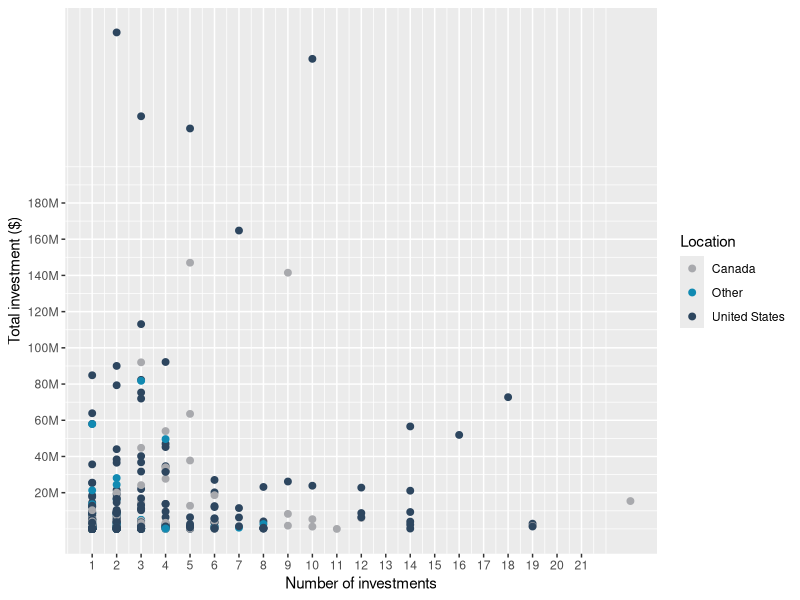
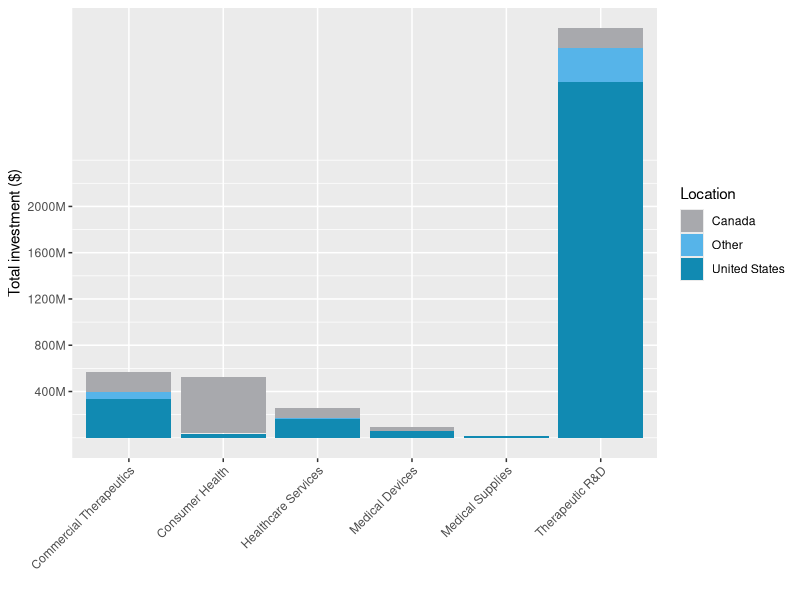

Source code (R) for these figures, in order: (Note: this script raises an error after producing the figures.)
## ---- chunk 1
library(tidyverse)
## ---- chunk 2
names <- read.csv("healthcare-investors-names.csv", header = TRUE)
country <- read.csv("healthcare-investors-country.csv", header = TRUE)
value <- read.csv("healthcare-investors-value.csv", header = TRUE)
os <- read.csv("healthcare-investors-os.csv", header = TRUE)

## ---- chunk 3
df <- data.frame()

for (ticker in names(names)){
  
  if (names[,ticker][1] == "#N/A"){
    next()
  }
  
  investors <- as.character(names[,ticker][names[,ticker] != ""])
  tick <- rep(ticker, length(investors))
  loc <- as.character(country[,ticker][country[,ticker] != ""])
  val <- value[,ticker][!is.na(value[,ticker])]
  out <- os[,ticker][!is.na(os[,ticker])]
  
  t <- cbind(tick, investors, loc, val, out)
  
  df <- rbind(df,t)
}

df$tick <- as.character(df$tick)
df$tick[df$tick == "ï..ABUS.US"] <- "ABUS.US"
df$tick <- sub("[.]", "-", df$tick)


df$val <- as.numeric(as.character(df$val))
df$out <- as.numeric(as.character(df$out))

rm(country)
rm(names)
rm(os)
rm(value)
rm(t)
rm(investors)
rm(tick)
rm(loc)
rm(val)
rm(out)
rm(ticker)

## ---- chunk 4
cats <- read.csv(file = "catagories2.csv", header = FALSE, stringsAsFactors = FALSE)
cats$V1[1] <- "ACST-CA"

cats <- unique(cats)

df <- cbind(df, cats$V2[match(unlist(df$tick), cats$V1)])

names(df) <- c("tick", "investors", "loc", "val", "out", "cat") 

rm(cats)
## ---- chunk 5
ret <- read.csv(file = "price-performance.csv", header = FALSE, stringsAsFactors = FALSE)
ret$V1[1] <- "ACST-CA"
ret$V2 <- as.numeric(ret$V2)

df <- cbind(df, ret$V2[match(unlist(df$tick), ret$V1)])

names(df) <- c("tick", "investors", "loc", "val", "out", "cat", "ret") 

rm(ret)
## ---- chunk 6
df.company <- df %>% group_by(tick, cat, ret) %>% summarise(count = n(), total = sum(val))
## ---- chunk 7
df.company$total[df.company$tick == "BHC-US"]
sum(df.company$total[df.company$tick != "BHC-US"])

## ---- chunk 8
df <- df[df$tick != "BHC-US",]
## ---- chunk 9
df.company <- df %>% group_by(tick, cat) %>% summarise(count = n(), total = sum(val))

mean(df.company$count)
median(df.company$count)

mean(df.company$total)
median(df.company$total)

## ---- chunk 10
df.investor <- df %>% group_by(investors, loc) %>% summarise(count = n(), total = sum(val), w.mean_return = weighted.mean(ret, val))
## ---- chunk 11
summary(df.investor)
length(unique(df.investor$investors))
unique(df.investor$loc)

sum(df.investor$total)

## ---- chunk 12
sum(df.investor$total[df.investor$loc == "United States"])
mean(df.investor$total[df.investor$loc == "United States"])
median(df.investor$total[df.investor$loc == "United States"])

median(df.investor$count[df.investor$loc == "United States"])
mean(df.investor$count[df.investor$loc == "United States"])

sum(df.investor$total[df.investor$loc == "Canada"])
mean(df.investor$total[df.investor$loc == "Canada"])
median(df.investor$total[df.investor$loc == "Canada"])

median(df.investor$count[df.investor$loc == "Canada"])
mean(df.investor$count[df.investor$loc == "Canada"])

sum(df.investor$total[df.investor$loc == "United Kingdom"])
mean(df.investor$total[df.investor$loc == "United Kingdom"])
median(df.investor$total[df.investor$loc == "United Kingdom"])

median(df.investor$count[df.investor$loc == "United Kingdom"])
mean(df.investor$count[df.investor$loc == "United Kingdom"])

sum(df.investor$total[df.investor$loc == "Switzerland"])
mean(df.investor$total[df.investor$loc == "Switzerland"])
median(df.investor$total[df.investor$loc == "Switzerland"])

median(df.investor$count[df.investor$loc == "Switzerland"])
mean(df.investor$count[df.investor$loc == "Switzerland"])

sum(df.investor$total[df.investor$loc == "Israel"])
mean(df.investor$total[df.investor$loc == "Israel"])
median(df.investor$total[df.investor$loc == "Israel"])

median(df.investor$count[df.investor$loc == "Israel"])
mean(df.investor$count[df.investor$loc == "Israel"])


sum(df.investor$total[!(df.investor$loc == "United States" | df.investor$loc == "Canada")])
mean(df.investor$total[!(df.investor$loc == "United States" | df.investor$loc == "Canada")])
median(df.investor$total[!(df.investor$loc == "United States" | df.investor$loc == "Canada")])

## ---- chunk 13
df.investor$loc <- as.character(df.investor$loc) 

df.investor$loc[!(df.investor$loc == "United States" | df.investor$loc == "Canada")] <- "Other"

ylab = c(20, 40, 60, 80, 100, 120, 140, 160, 180)

png(file = "total-investments-v-number.png", width = 6, height = 3, units = 'in', res = 300)
ggplot(df.investor) +
  geom_point(aes(x = count, y = total, colour = loc), size = 2) +
  scale_y_continuous(labels = paste0(ylab, "M"), breaks = 10^6 * ylab) +
  scale_x_continuous(breaks = c(1:21)) +
  labs(y = "Total investment ($)", x = "Number of investments", colour = "Location") +
  #scale_color_manual(values=c("#CCCCCC", "#A8A9AD", "#56B4E9", "#118AB2", "#2d465f", "#191919"))
  scale_color_manual(values=c("#A8A9AD", "#118AB2", "#2d465f", "#191919"))
dev.off()

## ---- chunk 14
df.catagory <- df %>% group_by(cat, loc) %>% summarise(count = n(), total = sum(val))

sum(df$val[(df$loc == "Canada" & df$cat == "Commercial Therapeutics")])
sum(df$val[(df$loc == "Canada" & df$cat == "Commercial Therapeutics")]) / sum(df$val[(df$loc == "Canada")])

sum(df$val[(df$loc == "Canada" & df$cat == "Consumer Health")])
sum(df$val[(df$loc == "Canada" & df$cat == "Consumer Health")]) / sum(df$val[(df$loc == "Canada")])

sum(df$val[(df$loc == "Canada" & df$cat == "Healthcare Services")])
sum(df$val[(df$loc == "Canada" & df$cat == "Healthcare Services")]) / sum(df$val[(df$loc == "Canada")])

sum(df$val[(df$loc == "Canada" & df$cat == "Medical Devices")])
sum(df$val[(df$loc == "Canada" & df$cat == "Medical Devices")]) / sum(df$val[(df$loc == "Canada")])

sum(df$val[(df$loc == "Canada" & df$cat == "Medical Supplies")])
sum(df$val[(df$loc == "Canada" & df$cat == "Medical Supplies")]) / sum(df$val[(df$loc == "Canada")])

sum(df$val[(df$loc == "Canada" & df$cat == "Therapeutic R&D")])
sum(df$val[(df$loc == "Canada" & df$cat == "Therapeutic R&D")]) / sum(df$val[(df$loc == "Canada")])

sum(df$val[(df$loc == "United States" & df$cat == "Commercial Therapeutics")])
sum(df$val[(df$loc == "United States" & df$cat == "Commercial Therapeutics")]) / sum(df$val[(df$loc == "United States")])

sum(df$val[(df$loc == "United States" & df$cat == "Consumer Health")])
sum(df$val[(df$loc == "United States" & df$cat == "Consumer Health")]) / sum(df$val[(df$loc == "United States")])

sum(df$val[(df$loc == "United States" & df$cat == "Healthcare Services")])
sum(df$val[(df$loc == "United States" & df$cat == "Healthcare Services")]) / sum(df$val[(df$loc == "United States")])

sum(df$val[(df$loc == "United States" & df$cat == "Medical Devices")])
sum(df$val[(df$loc == "United States" & df$cat == "Medical Devices")]) / sum(df$val[(df$loc == "United States")])

sum(df$val[(df$loc == "United States" & df$cat == "Medical Supplies")])
sum(df$val[(df$loc == "United States" & df$cat == "Medical Supplies")]) / sum(df$val[(df$loc == "United States")])

sum(df$val[(df$loc == "United States" & df$cat == "Therapeutic R&D")])
sum(df$val[(df$loc == "United States" & df$cat == "Therapeutic R&D")]) / sum(df$val[(df$loc == "United States")])

sum(df$val[df$cat == "Commercial Therapeutics"])
sum(df$val[df$cat == "Commercial Therapeutics"]) / sum(df$val)

sum(df$val[df$cat == "Consumer Health"])
sum(df$val[df$cat == "Consumer Health"]) / sum(df$val)

sum(df$val[df$cat == "Healthcare Services"])
sum(df$val[df$cat == "Healthcare Services"]) / sum(df$val)

sum(df$val[df$cat == "Medical Devices"])
sum(df$val[df$cat == "Medical Devices"]) / sum(df$val)

sum(df$val[df$cat == "Medical Supplies"])
sum(df$val[df$cat == "Medical Supplies"]) / sum(df$val)

sum(df$val[df$cat == "Therapeutic R&D"])
sum(df$val[df$cat == "Therapeutic R&D"]) / sum(df$val)

## ---- chunk 15
df.tmp <- df

df.tmp$loc <- as.character(df.tmp$loc) 

df.tmp$loc[!(df.tmp$loc == "United States" | df.tmp$loc == "Canada")] <- "Other"

ylab = c(400, 800, 1200, 1600, 2000)

png(file = "investment-cat-by-loc.png", width = 6, height = 3, units = 'in', res = 300)
ggplot(df.tmp) +
  geom_col(aes(x = cat, y = val, fill = loc)) +
  labs(y = "Total investment ($)", x= "", fill = "Location") +
  scale_fill_manual(values=c("#A8A9AD", "#56B4E9", "#118AB2", "#2d465f", "#191919")) +
  scale_y_continuous(labels = paste0(ylab, "M"), breaks = 10^6 * ylab) +
  theme(axis.text.x = element_text(angle = 45, hjust = 1))
dev.off()
## ---- chunk 16
df.tmp <- df.company[!is.na(df.company$ret),]
df.tmp <- df.tmp %>% group_by(cat) %>% summarise(mean = weighted.mean(ret))

png(file = "returns-by-cat.png", width = 6, height = 3, units = 'in', res = 300)
ggplot(df.company) +
  #geom_col(aes(x = reorder(cat, -mean), y = mean), fill = "#2d465f") +
  geom_boxplot(aes(x = cat, y = ret)) +
  geom_jitter(aes(x = cat, y = ret), size = 2, width = 0.2,  colour = "#2d465f") +
  labs(y = "YTD Return (%)", x= "") +
  theme(axis.text.x = element_text(angle = 45, hjust = 1))
dev.off()

## ---- chunk 17

png(file = "returns-by-geo.png", width = 6, height = 4, units = 'in', res = 300)
ggplot(df.investor) +
  geom_boxplot(aes(x = loc, y = w.mean_return), outlier.shape = NA) +
  geom_jitter(aes(x = loc, y = w.mean_return), size = 1, width = 0.2, colour = "#2d465f") +
  labs(y = "Weighted Average YTD Return (%)", x= "") +
  theme(axis.text.x = element_text(angle = 45, hjust = 1))
dev.off()

df.tmp <- df.investor[!is.na(df.investor$w.mean_return),]

mean(df.tmp$w.mean_return[df.tmp$loc == "Canada"])
mean(df.tmp$w.mean_return[df.tmp$loc == "United States"])
mean(df.tmp$w.mean_return[df.tmp$loc == "Other"])

## ---- chunk 18
df.canada <- df.investor[(df.investor$loc == "Canada"),]
df.us <- df.investor[(df.investor$loc == "United States"),]
## ---- chunk 19
# By capital
tmp <- arrange(df.investor[df.investor$loc == "Canada",], desc(total))
tmp <- as.character(tmp$investors[1:10])

ylab = c(20, 40, 60, 80, 100, 120, 140)

png(file = "canadian-investors.png", width = 9, height = 4, units = 'in', res = 300)
ggplot(df[df$investors %in% tmp,]) +
  geom_col(aes(x = reorder(investors, -val, sum), y = val, fill = cat), colour = "black") +
  theme(axis.text.x = element_text(angle = 45, hjust = 1)) +
  labs(x = "", y = "Total investment ($)", fill = "Catagory") +
  scale_y_continuous(labels = paste0(ylab, "M"), breaks = 10^6 * ylab) +
  scale_fill_manual(values=c("#eff3ff", "#A8A9AD", "#56B4E9", "#118AB2", "#2d465f", "#191919"))
dev.off()

df$tick[df$investors == "Mackenzie Financial Corp."]
df$tick[df$investors == "CI Investments, Inc."]
df$tick[df$investors == "Mawer Investment Management Ltd."]
df$tick[df$investors == "GLC Asset Management Group Ltd."]
df$tick[df$investors == "Fidelity (Canada) Asset Management ULC"]
df$tick[df$investors == "Fiera Capital Corp. (Investment Management)"]
df$tick[df$investors == "CIBC Asset Management, Inc."]
df$tick[df$investors == "BC Investment Management Corp."]
df$tick[df$investors == "RBC Global Asset Management, Inc."]
df$tick[df$investors == "EdgePoint Investment Group, Inc."]

# By number of investments
tmp <- arrange(df.investor[df.investor$loc == "Canada",], desc(count))
tmp <- as.character(tmp$investors[1:10])
tmp <- tmp[tmp != "Mackenzie Financial Corp."]

ylab = c(2, 4, 6, 8, 10, 12, 14, 16)

png(file = "canadian-investors2.png", width = 12, height = 8, units = 'in', res = 300)
ggplot(df[df$investors %in% tmp,]) +
  geom_col(aes(x = reorder(investors, -val, sum), y = val, fill = cat), colour = "black") +
  theme(axis.text.x = element_text(angle = 45, hjust = 1)) +
  labs(x = "", y = "Total investment ($)", fill = "Catagory") +
  scale_y_continuous(labels = paste0(ylab, "M"), breaks = 10^6 * ylab) +
  scale_fill_manual(values=c("#eff3ff", "#A8A9AD", "#56B4E9", "#118AB2", "#2d465f", "#191919"))
dev.off()

# By weighted return on investments
tmp <- arrange(df.investor[df.investor$loc == "Canada",], desc(w.mean_return))
tmp <- as.character(tmp$investors[1:10])

png(file = "canadian-investors3.png", width = 15, height = 6, units = 'in', res = 300)
ggplot(df[df$investors %in% tmp,]) +
  geom_point(aes(x = investors, y = ret, colour = cat, size = val)) +
  theme(axis.text.x = element_text(angle = 45, hjust = 1)) +
  labs(x = "", y = "YTD return (%)", colour = "Catagory", size = "") +
  scale_colour_manual(values=c("#eff3ff", "#A8A9AD", "#56B4E9", "#118AB2", "#2d465f", "#191919")) +
  scale_size(guide = 'none')
dev.off()

## ---- chunk 20
tmp <- arrange(df.investor[df.investor$loc == "United States",], desc(total))
tmp <- as.character(tmp$investors[1:10])

ylab = c(20, 40, 60, 80, 100, 120, 140, 160)

png(file = "us-investors.png", width = 16.5, height = 6, units = 'in', res = 300)
ggplot(df[df$investors %in% tmp,]) +
  geom_col(aes(x = reorder(investors, -val, sum), y = val, fill = cat), colour = "grey") +
  theme(axis.text.x = element_text(angle = 45, hjust = 1)) +
  labs(x = "", y = "Total investment ($)", fill = "Catagory") +
  scale_y_continuous(labels = paste0(ylab, "M"), breaks = 10^6 * ylab) +
  scale_fill_manual(values=c("#eff3ff", "#A8A9AD", "#56B4E9", "#118AB2", "#2d465f", "#191919"))
dev.off()

df$tick[df$investors == "Fidelity Management & Research Co."]
df$tick[df$investors == "OrbiMed Advisors LLC"]
df$tick[df$investors == "Perceptive Advisors LLC"]
df$tick[df$investors == "RTW Investments LP"]
df$tick[df$investors == "Great Point Partners LLC"]
df$tick[df$investors == "HealthCor Management LP"]
df$tick[df$investors == "Baker Bros. Advisors LP"]
df$tick[df$investors == "Farallon Capital Management LLC"]
df$tick[df$investors == "Stadium Capital Management LLC"]
df$tick[df$investors == "Millennium Management LLC"]

# By weighted return on investments
tmp <- arrange(df.investor[df.investor$loc == "United States",], desc(w.mean_return))

tmp <- as.character(tmp$investors[1:10])

png(file = "us-investors2.png", width = 15, height = 6, units = 'in', res = 300)
ggplot(df[df$investors %in% tmp,]) +
  geom_point(aes(x = investors, y = ret, colour = cat, size = val)) +
  theme(axis.text.x = element_text(angle = 45, hjust = 1)) +
  labs(x = "", y = "YTD return (%)", colour = "Catagory", size = "") +
  scale_colour_manual(values=c("#eff3ff", "#A8A9AD", "#56B4E9", "#118AB2", "#2d465f", "#191919")) +
  scale_size(guide = 'none')
dev.off()

## ---- chunk 21
ylab = c(100, 200, 300, 400, 500, 600, 700, 800)

png(file = "company-firm-loc.png", width = 12, height = 5, units = 'in', res = 300)
ggplot(df.tmp) +
  geom_col(aes(x = reorder(tick, -val, sum), y = val, fill = loc)) +
  theme(axis.text.x = element_text(angle = 45, hjust = 1)) +
  labs(x = "", y = "Total investment ($)", fill = "Location") +
  scale_y_continuous(labels = paste0(ylab, "M"), breaks = 10^6 * ylab) +
  scale_fill_manual(values=c("#A8A9AD", "#56B4E9", "#118AB2", "#2d465f", "#191919"))
dev.off()
